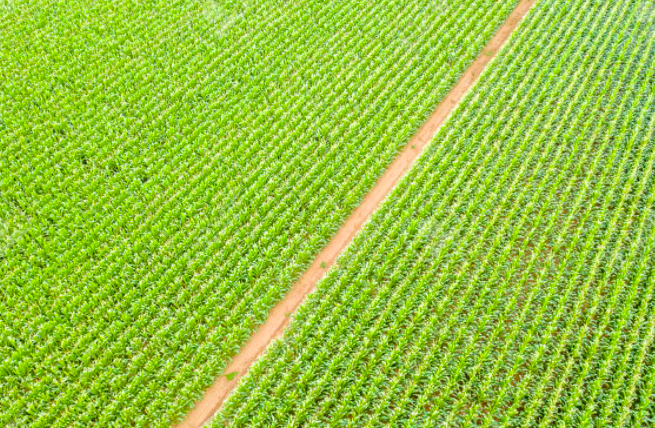
%> input picture Entropy-Block-Based-Harris/cornfield.png, 655 x 428 px
$ octave test.m   (GNU Octave 9; MATLAB toolbox functions it lacks are replaced by stand-ins)
%> lines starting %> are read from the running program, lines starting %| are printed output that depends on the picture; in (x1, y1, x2, y2) boxes, pixels count from 0 and x2, y2 are one past the last pixel; in counts of white or black regions, pixels touching at a corner belong together; the program's own positions count from 1
img = imread('cornfield.png');
%> img is the input picture: size 428x655x3 uint8; mean R, G, B 148.9, 192.7, 58.3

cutout = img(50:250,50:250,:);
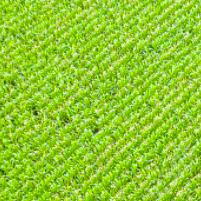
%> cutout: size 201x201x3 uint8; mean R, G, B 144.7, 199.1, 44

img(100:200,100:200,:) = 0;
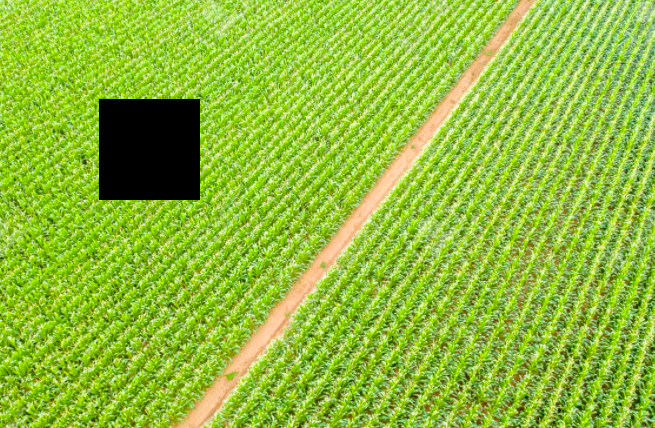
%> img: size 428x655x3 uint8; 3.64% of pixels changed, all inside (x1, y1, x2, y2) = (99, 99, 200, 200)

imshow(img);

imshow(cutout);
